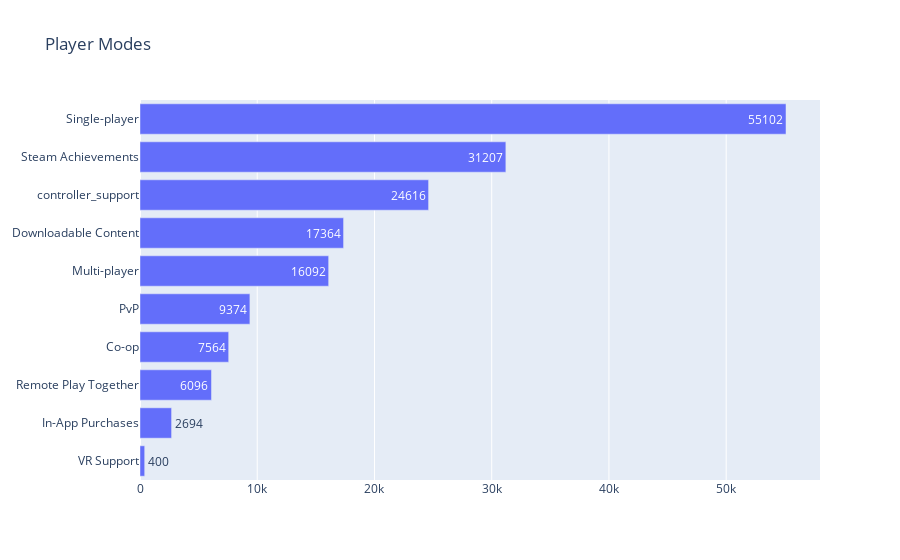

Notebook cell for this chart:
### Code cell
x = ['Single-player', 'Steam Achievements', 'Downloadable Content', 'Multi-player', 'PvP' ,'Co-op',
    'Remote Play Together', 'In-App Purchases', 'VR Support', 'controller_support']
y = [gamedf['Single-player'].sum(), gamedf['Steam Achievements'].sum(), gamedf['Downloadable Content'].sum(),
     gamedf['Multi-player'].sum(), gamedf['PvP'].sum() ,gamedf['Co-op'].sum(),
    gamedf['Remote Play Together'].sum(), gamedf['In-App Purchases'].sum(), 
     gamedf['VR Support'].sum(), gamedf['controller_support'].sum()]

# Use textposition='auto' for direct text
fig = go.Figure(data=[go.Bar(
            x=y, y=x,
            text=y,
            textposition='auto', orientation='h'
    #marker_color=['#4169e1', '#4169e1', '#4169e1']
        )])
fig.update_layout(title_text='Player Modes', yaxis={'categoryorder':'total ascending'})
fig.show()

### Figure 1 — Plotly figure (JSON) as saved in the notebook; plotly's stock layout.template omitted (floating-point values rounded to 4 significant figures)
{"data": [{"orientation": "h", "text": ["55102", "31207", "17364", "16092", "9374", "7564", "6096", "2694", "400", "24616"], "textposition": "auto", "type": "bar", "x": [55102, 31207, 17364, 16092, 9374, 7564, 6096, 2694, 400, 24616], "y": ["Single-player", "Steam Achievements", "Downloadable Content", "Multi-player", "PvP", "Co-op", "Remote Play Together", "In-App Purchases", "VR Support", "controller_support"]}], "layout": {"title": {"text": "Player Modes"}, "yaxis": {"categoryorder": "total ascending"}}}
